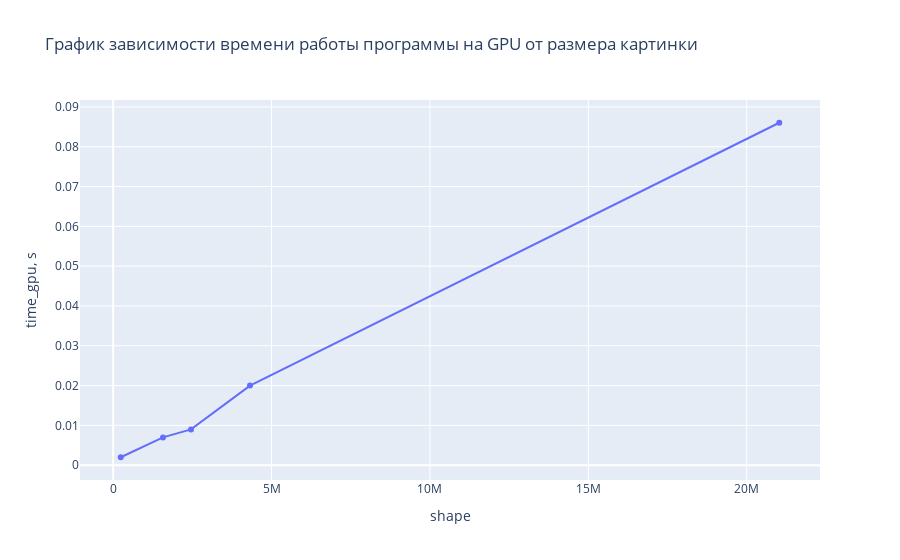

Here is the notebook cell this chart was saved with:
### Code cell
fig = px.line(df, x="shape", y="time_gpu, s", title='График зависимости времени работы программы на GPU от размера картинки', markers=True)
# fig.write_image("./images/gpu.png")
fig.show()

### Figure 1 — Plotly figure (JSON) as saved in the notebook; plotly's stock layout.template omitted (floating-point values rounded to 4 significant figures)
{"data": [{"hovertemplate": "shape=%{x}<br>time_gpu, s=%{y}<extra></extra>", "legendgroup": "", "line": {"color": "#636efa", "dash": "solid"}, "marker": {"symbol": "circle"}, "mode": "lines+markers", "name": "", "orientation": "v", "showlegend": false, "type": "scatter", "x": [240000, 1572864, 2457600, 4320000, 21026304], "xaxis": "x", "y": [0.002, 0.006989, 0.009001, 0.02, 0.08602], "yaxis": "y"}], "layout": {"legend": {"tracegroupgap": 0}, "title": {"text": "График зависимости времени работы программы на GPU от размера картинки"}, "xaxis": {"anchor": "y", "domain": [0, 1], "title": {"text": "shape"}}, "yaxis": {"anchor": "x", "domain": [0, 1], "title": {"text": "time_gpu, s"}}}}
